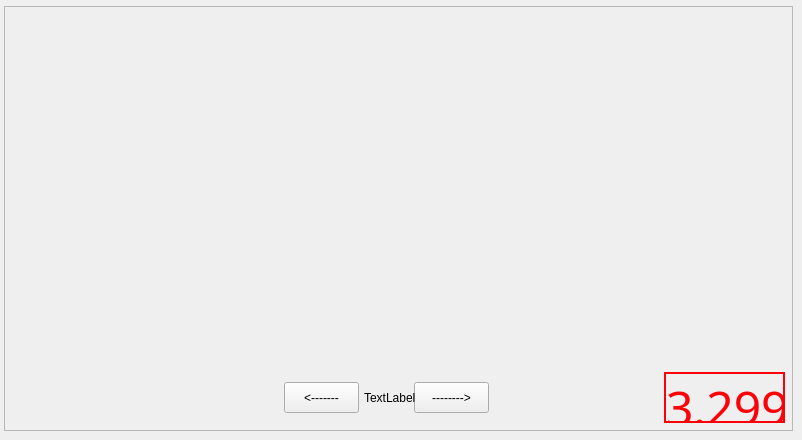
    <widget class="QWidget" name="GRAPH">
     <attribute name="title">
      <string>GRAPH</string>
     </attribute>
     <widget class="QFrame" name="FRAME_graph">
      <property name="geometry">
       <rect>
        <x>4</x>
        <y>6</y>
        <width>789</width>
        <height>425</height>
       </rect>
      </property>
      <property name="frameShape">
       <enum>QFrame::StyledPanel</enum>
      </property>
      <property name="frameShadow">
       <enum>QFrame::Raised</enum>
      </property>
      <widget class="QPushButton" name="PB_graph_right">
       <property name="geometry">
        <rect>
         <x>410</x>
         <y>376</y>
         <width>75</width>
         <height>31</height>
        </rect>
       </property>
       <property name="text">
        <string>--------&gt;</string>
       </property>
      </widget>
      <widget class="QPushButton" name="PB_graph_left">
       <property name="geometry">
        <rect>
         <x>280</x>
         <y>376</y>
         <width>75</width>
         <height>31</height>
        </rect>
       </property>
       <property name="text">
        <string>&lt;-------</string>
       </property>
      </widget>
      <widget class="QLabel" name="LBL_graph_time">
       <property name="geometry">
        <rect>
         <x>360</x>
         <y>376</y>
         <width>51</width>
         <height>31</height>
        </rect>
       </property>
       <property name="text">
        <string>TextLabel</string>
       </property>
      </widget>
      <widget class="QLabel" name="LBL_loop_current_2">
       <property name="geometry">
        <rect>
         <x>660</x>
         <y>366</y>
         <width>121</width>
         <height>51</height>
        </rect>
       </property>
       <property name="font">
        <font>
         <family>Digital-7</family>
         <pointsize>36</pointsize>
         <weight>50</weight>
         <italic>false</italic>
         <bold>false</bold>
         <kerning>true</kerning>
        </font>
       </property>
       <property name="mouseTracking">
        <bool>true</bool>
       </property>
       <property name="styleSheet">
        <string notr="true">color: rgb(252, 1, 7);</string>
       </property>
       <property name="frameShape">
        <enum>QFrame::WinPanel</enum>
       </property>
       <property name="text">
        <string>&lt;html&gt;&lt;head/&gt;&lt;body&gt;&lt;p&gt;3.299&lt;/p&gt;&lt;/body&gt;&lt;/html&gt;</string>
       </property>
       <property name="textFormat">
        <enum>Qt::RichText</enum>
       </property>
       <property name="scaledContents">
        <bool>false</bool>
       </property>
       <property name="alignment">
        <set>Qt::AlignCenter</set>
       </property>
      </widget>
     </widget>
    </widget>
